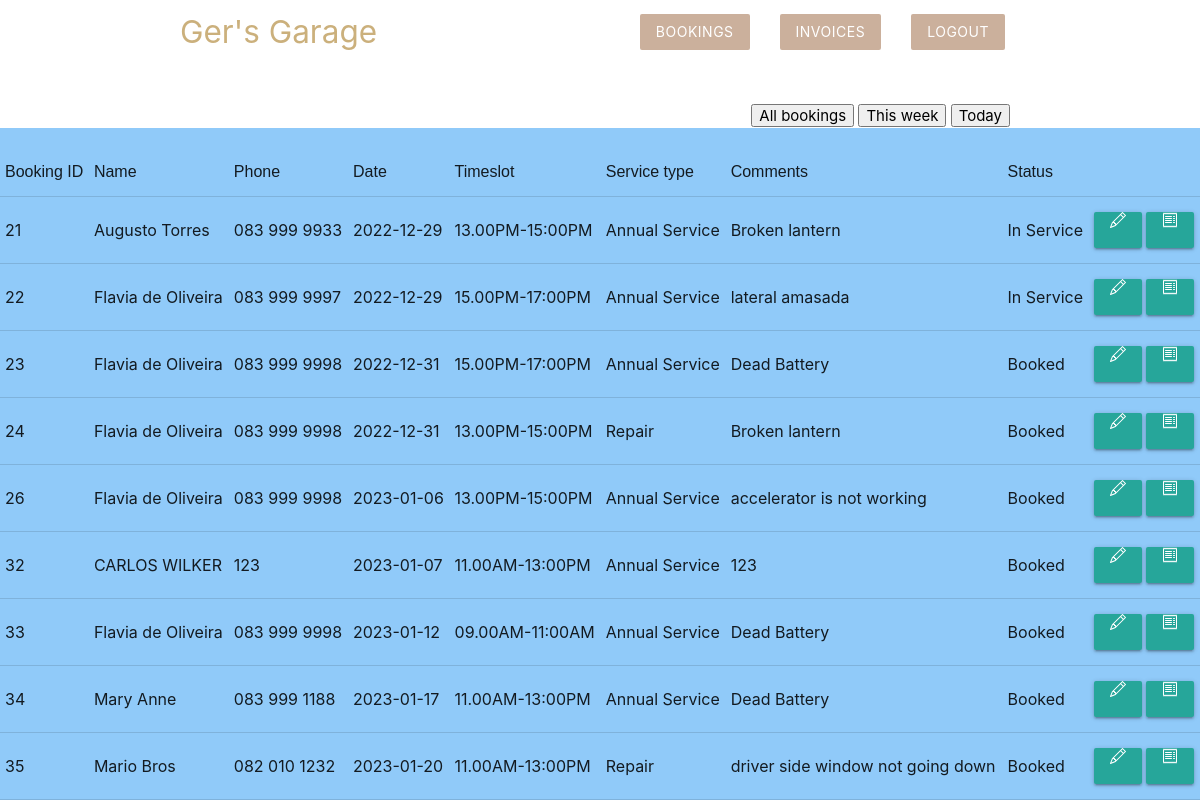
Before: /manager/view_book.php with the older database file.
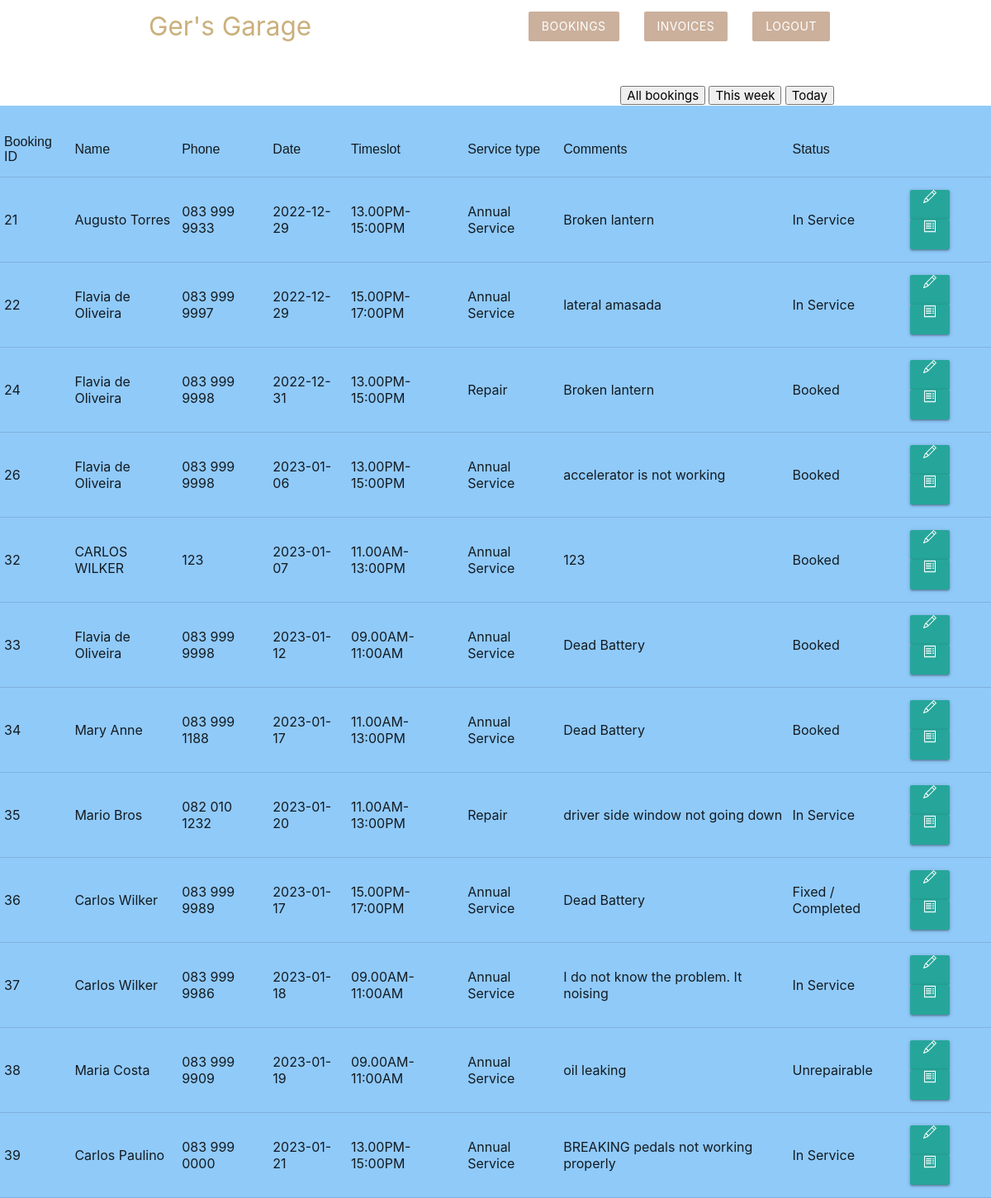
After: the same page with the newer database file.
### tables this page shows
CREATE TABLE `bookings` (
  `id` int(11) NOT NULL,
  `name` varchar(200) NOT NULL,
  `phone` varchar(100) NOT NULL,
  `email` varchar(100) NOT NULL,
  `date` date NOT NULL,
  `timeslot` varchar(100) NOT NULL,
  `vehicle_type` int(11) NOT NULL,
  `vehicle_license` varchar(11) NOT NULL,
  `engine_type` int(11) NOT NULL,
  `booking_type` int(11) NOT NULL,
  `comments` varchar(200) NOT NULL,
  `status` int(11) NOT NULL DEFAULT 1,
  `username_id` int(11) NOT NULL
);

CREATE TABLE `booking_type` (
  `id` int(11) NOT NULL,
  `booking_name` varchar(50) NOT NULL
);

CREATE TABLE `booking_status` (
  `status_id` int(11) NOT NULL,
  `status_desc` varchar(30) NOT NULL
);

### manager/view_book.php (the view, shortened to what this page needs)
<?php
require("/xampp/htdocs/myapp/templates/menu4.php");
?>
<?php
require_once("/xampp/htdocs/myapp/customer/conf.php");
$query = ("SELECT bookings.id, name, phone, date, timeslot, booking_type.booking_name, comments, booking_status.status_desc FROM bookings LEFT JOIN booking_status ON bookings.status = booking_status.status_id LEFT JOIN booking_type on bookings.booking_type = booking_type.id where status <> 4");
?>
<body class="blue lighten-3">
    <nav class="white z-depth-0">
        <div class="container">
            <ul id="nav-mobile" class="right hide-on-small-and-down">
                <form action='' method='POST'>
                    <input type="submit" name="all" value="All bookings">
                    <input type="submit" name="week" value="This week">
                    <input type="submit" name="today" value="Today">
                </form>
            </ul>
        </div>
    </nav>
    <div class="m-5">
    <?php echo '<table border="1" cellspacing="3" cellpadding="3">
      <tr>
          <td> <font face="Arial">Booking ID</font> </td>
          <td> <font face="Arial">Name</font> </td>
          <td> <font face="Arial">Phone</font> </td>
          <td> <font face="Arial">Date</font> </td>
          <td> <font face="Arial">Timeslot</font> </td>
          <td> <font face="Arial">Service type</font></td>
          <td> <font face="Arial">Comments</font></td>
          <td><font face="Arial">Status </font></td>
      </tr>';
    if ($result = $link->query($query)) {
        while ($booking_data = mysqli_fetch_assoc($result)) {
            echo "<tr>";
            echo "<td>" . $booking_data['id'] . "</td>";
            echo "<td>" . $booking_data['name'] . "</td>";
            echo "<td>" . $booking_data['phone'] . "</td>";
            echo "<td>" . $booking_data['date'] . "</td>";
            echo "<td>" . $booking_data['timeslot'] . "</td>";
            echo "<td>" . $booking_data['booking_name'] . "</td>";
            echo "<td>" . $booking_data['comments'] . "</td>";
            echo "<td>" . $booking_data['status_desc'] . "</td>";
            echo"<td>
                    <a class='btn btn-sm btn-primary' href='edit_book.php?id=$booking_data[id]'>
                    </a>
                    <a class='btn btn-sm btn-primary' href='/myapp/manager/invoice-system-php/create_invoice.php?id=$booking_data[id]'>
                    </a>
                </td>";
            echo "</tr>";
        }
    } ?>
     </div>
</body>
</html>

Changed rows visible on the page:
no longer on this page (row edited): bookings: id "23", name "Flavia de Oliveira", phone "083 999 9998", date "2022-12-31", timeslot "15.00PM-17:00PM", booking_type.booking_name "Annual Service", comments "Dead Battery", booking_status.status_desc "Booked"
changed bookings "Mario Bros": booking_status.status_desc "Booked" → "In Service"
added bookings: id "36", name "Carlos Wilker", phone "083 999 9989", date "2023-01-17", timeslot "15.00PM-17:00PM", booking_type.booking_name "Annual Service", comments "Dead Battery", booking_status.status_desc "Fixed / Completed"
added bookings: id "37", name "Carlos Wilker", phone "083 999 9986", date "2023-01-18", timeslot "09.00AM-11:00AM", booking_type.booking_name "Annual Service", comments "I do not know the problem. It noising", booking_status.status_desc "In Service"
added bookings: id "38", name "Maria Costa", phone "083 999 9909", date "2023-01-19", timeslot "09.00AM-11:00AM", booking_type.booking_name "Annual Service", comments "oil leaking", booking_status.status_desc "Unrepairable"
added bookings: id "39", name "Carlos Paulino", phone "083 999 0000", date "2023-01-21", timeslot "13.00PM-15:00PM", booking_type.booking_name "Annual Service", comments "BREAKING pedals not working properly", booking_status.status_desc "In Service"
